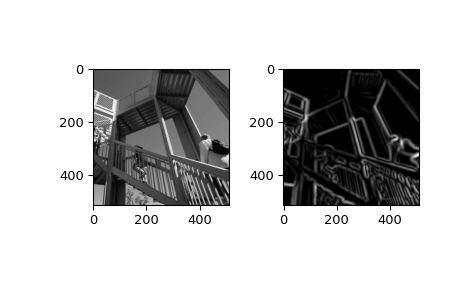

Source code (Python):
from scipy import ndimage, misc
import matplotlib.pyplot as plt
fig = plt.figure()
plt.gray()  # show the filtered result in grayscale
ax1 = fig.add_subplot(121)  # left side
ax2 = fig.add_subplot(122)  # right side
ascent = misc.ascent()
result = ndimage.gaussian_gradient_magnitude(ascent, sigma=5)
ax1.imshow(ascent)
ax2.imshow(result)
plt.show()
